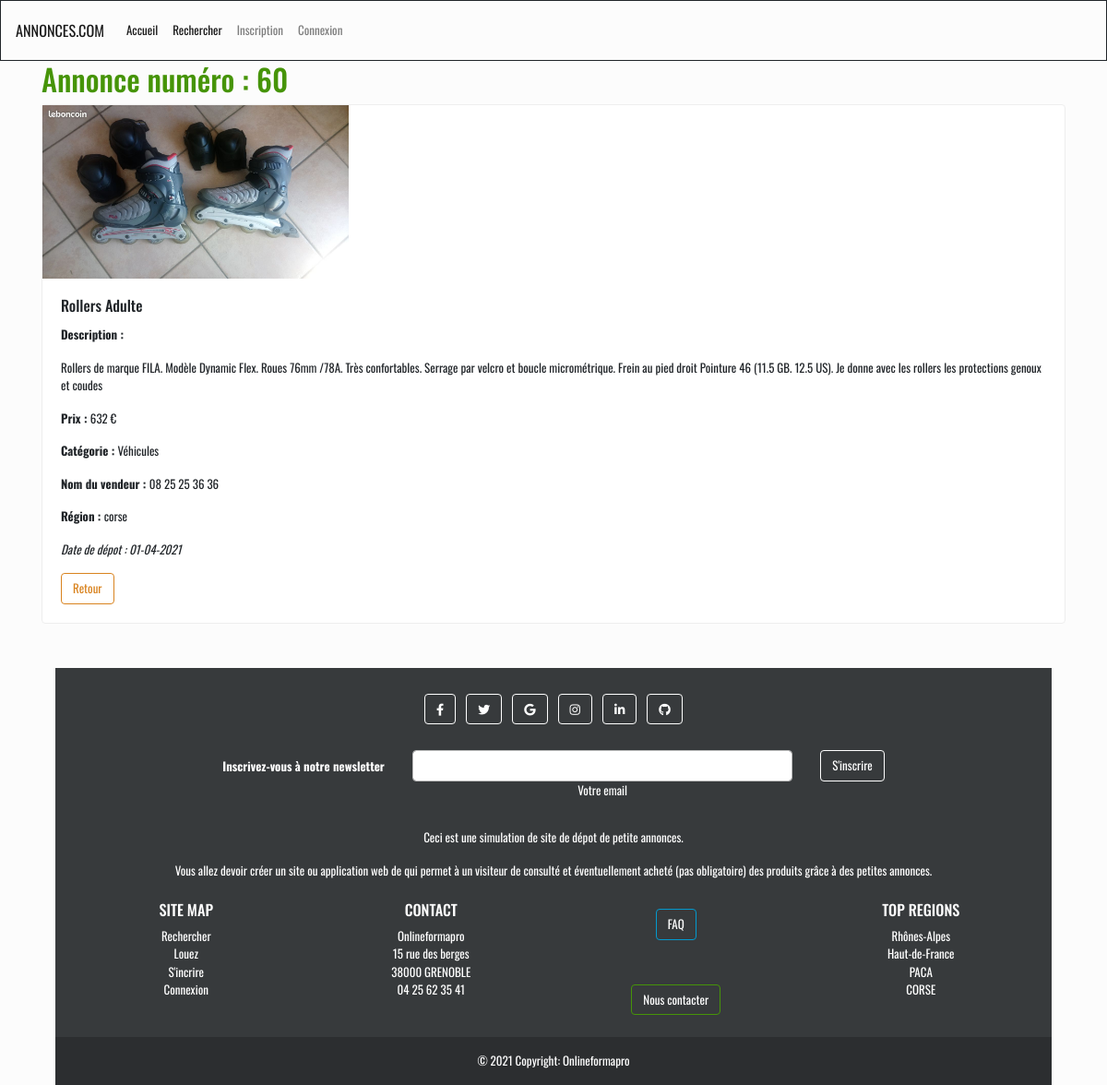
The app's page /details_annonce&id_details=60 with its own data.
### tables this page shows
CREATE TABLE IF NOT EXISTS `annonces` (
  `id_annonce` int(11) NOT NULL AUTO_INCREMENT,
  `nom_annonce` varchar(225) NOT NULL,
  `description_annonce` text NOT NULL,
  `prix_annonce` decimal(10,0) NOT NULL,
  `photo_annonce` varchar(255) NOT NULL,
  `date_depot` datetime NOT NULL,
  `categorie_id` int(11) NOT NULL,
  `utilisateur_id` int(11) NOT NULL,
  `regions_id` int(11) NOT NULL,
  PRIMARY KEY (`id_annonce`),
  KEY `Id de la catégorie` (`categorie_id`),
  KEY `categorie_id` (`categorie_id`),
  KEY `utilisateur_id` (`utilisateur_id`),
  KEY `regions_id` (`regions_id`)
);

CREATE TABLE IF NOT EXISTS `categories` (
  `id_categorie` int(11) NOT NULL AUTO_INCREMENT,
  `type_categorie` varchar(255) NOT NULL,
  PRIMARY KEY (`id_categorie`)
);

CREATE TABLE IF NOT EXISTS `utilisateurs` (
  `id_utilisateur` int(11) NOT NULL AUTO_INCREMENT,
  `nom_utilisateur` varchar(255) NOT NULL,
  `email_utilisateur` varchar(255) NOT NULL,
  `password_utilisateur` varchar(255) NOT NULL,
  PRIMARY KEY (`id_utilisateur`)
);

CREATE TABLE IF NOT EXISTS `regions` (
  `id_regions` int(11) NOT NULL AUTO_INCREMENT,
  `nom_region` varchar(255) NOT NULL,
  PRIMARY KEY (`id_regions`)
);

### controlleurs/AnnoncesControlleur.php (called while the page is built, shortened)
<?php
require_once "../modeles/Annonces_modele.php";
function afficherDetails(){
    $annonce = new Annonces_modele();
    $details = $annonce->afficherDetailsUneAnnonce();
    require_once "../vues/annonces/details_annonce.php";
}

### modeles/Annonces_modele.php (called while the page is built, shortened)
<?php
class Annonces_modele extends Database_modele
{
        ?>
        <?php
    public function afficherDetailsUneAnnonce(){
        $db = $this->getPDO();
        $sql = "SELECT * FROM annonces INNER JOIN utilisateurs ON annonces.utilisateur_id = utilisateurs.id_utilisateur INNER JOIN categories ON annonces.categorie_id = categories.id_categorie INNER JOIN regions ON annonces.regions_id = regions.id_regions WHERE id_annonce = ?";
        $this->id_annonce = $_GET['id_details'];
        $request = $db->prepare($sql);
        $request->bindParam(1, $this->id_annonce);
        $request->execute();
        $details = $request->fetch(PDO::FETCH_ASSOC);
        return $details;
    }
}

### vues/annonces/details_annonce.php (the view)
<h1 class="text-success">Annonce numéro : <?= $details['id_annonce'] ?></h1>
<div id="annonce-card" class="card">
    <img width="30%"  class="" src="~/<?= $details['photo_annonce'] ?>"
         alt="<?= $details['nom_annonce'] ?>" title="<?= $details['nom_annonce'] ?>">
    <div class="card-body">
        <h5 class="card-title"><?= $details['nom_annonce'] ?></h5>
        <p class="card-text"><b>Description :</b></p>
        <p><?= $details['description_annonce'] ?></p>
        <p><b>Prix : </b><?= $details['prix_annonce'] ?> €</p>
        <p><b>Catégorie : </b><?= $details['type_categorie'] ?></p>
        <p><b>Nom du vendeur : </b><?= $details['nom_utilisateur'] ?></p>
        <p><b>Région : </b><?= $details['nom_region'] ?></p>
        <?php
        $date_depot = new DateTime($details['date_depot']);
        ?>
        <p><em>Date de dépot : <?= $date_depot->format('d-m-Y') ?></em></p>
        <?php
        if(isset($_SESSION['connecter_utilisateur']) && $_SESSION['connecter_utilisateur'] === true){
            ?>
            <a href="gestion_annonces" type="button" class="btn btn-outline-warning">Retour</a>
            <?php
        }else{
            ?>
            <a href="accueil?page=1" type="button" class="btn btn-outline-warning">Retour</a>
            <?php
        }
        ?>
    </div>
</div>

### public/css/globales.css (style rules this page uses)
html { margin: 0; padding: 0; box-sizing: border-box; }
body { font-family: 'Oswald', sans-serif; }
#annonce-card { height: 100%; }

### records on screen
annonces: id_annonce "60", photo_annonce (picture), nom_annonce "Rollers Adulte", description_annonce "Rollers de marque FILA. Modèle Dynamic Flex. Roues 76mm /78A. Très confortables. Serrage par velcro et boucle micrométrique. Frein au pied droit Pointure 46 (11.5 GB. 12.5 US). Je donne avec les rollers les protections genoux et coudes", prix_annonce "632", categorie.type_categorie "Véhicules", utilisateur.nom_utilisateur "08 25 25 36 36", regions.nom_region "corse", date_depot "01-04-2021"
